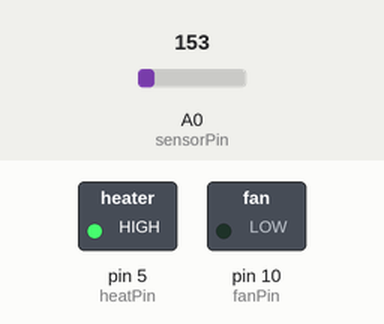
Recording of a sketch running on a simulated Arduino Uno, built with avr-gcc and run on an emulated ATmega328P. Shown: switched loads named in the sketch (green lamp = pin HIGH). The test bench sets the inputs (shaded band); at power-on: A0 (sensorPin) = 153. EEPROM starts erased; what the sketch prints to the serial monitor is not drawn.

Above: at 0.1 s.
Timing chart, 0 to 1.6 s (numbered marks = the images above):
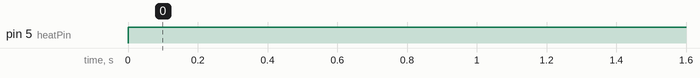

Measured:
- by itself, pin 5 (heatPin): LOW → HIGH at 0.00 s

The sketch:

A1C-temp-controller.ino
```cpp
/* temperatureController-nw.ino
 *  Temperature regulation software
 *  Written by: Nate Watson
 *  12/5/2018
 */


#include <EEPROM.h> // Include EEPROM library

//TMP36 Pin Variables
int sensorPin = 0; //the analog pin the TMP36's Vout (sense) pin is connected to
int heatPin = 5;
int fanPin = 10;
int target = 23;

float hyst = 3;
float tempMax = target + hyst;
float tempMin = target - hyst;

// Track when to store values
int counter = 0;
int index = 0;


void setup() {
  /* setup() is a module to initiate the system.
  Begin serial monitor and initialize system units as outputs
  */

  Serial.begin(9600);  //Start the serial connection with the computer
  //Initialize all to LOW
  pinMode(heatPin, OUTPUT);
  digitalWrite(heatPin,LOW);
  pinMode(fanPin, OUTPUT);
  digitalWrite(fanPin, LOW);
}

void loop() {
  /* loop() is the main iterating loop.
  (1) Check to see if EEPROM has space left on its memory.
  (2) Take temperature measurement.
  (3) Turn on appropriate regulatoion units.
  (4) Save measurement in EEPROM memory.
  */

  // End the main loop if EEPROM memory is full
  if (index ==EEPROM.length()) {
     return;
  }

  // Take temperature reading:
  float temperatureC, reading = takeReading();

  Serial.println(temperatureC);

  // Based on temperature turn units on or off:
  controller(temperatureC);

  // Save a value every 20 readings
  if (counter % 2 == 0) { // save temperature every 2 seconds
     EEPROM.write(index, reading);
     index++;
  }
  counter++;
  delay(1000);  //Delay system 1 second to slow down readings
}


float takeReading() {
  /* takeReading()
  This module takes a raw reading from analog pin and converts it to degC
  */
  float reading = analogRead(sensorPin);
  float voltage = reading * 5.0;
  voltage /= 1024.0;
  float temp = (voltage - 0.5) * 100;  //converting from 10 mv per degree wit 500 mV offset
  return temp, reading;
}

void controller(float temp_input) {

  /* controller() is a module to turn on appropriate regulation units.
  Cut off values of tempMax and tempMin define switching behavior.
  */
  if (temp_input >= tempMax) {
     digitalWrite(heatPin, LOW);
     digitalWrite(fanPin, HIGH);
  }
  if (temp_input <= tempMin) {
     digitalWrite(heatPin, HIGH);
     digitalWrite(fanPin, LOW);
  }
  if (temp_input > tempMin && temp_input <= tempMax) {
     digitalWrite(heatPin, LOW);
     digitalWrite(fanPin, LOW);
  }
}
```
